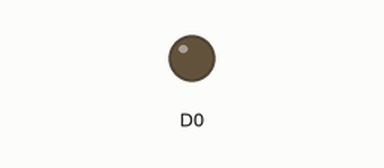
Simulated run of this sketch. Board: ESP8266 (NodeMCU). Parts: output pins drawn as LEDs (lit = HIGH).

Above: at 0.05 s.
At 0.2 s:
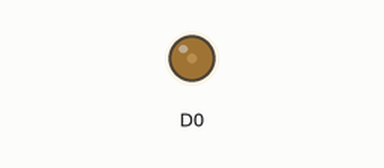
At 0.4 s:
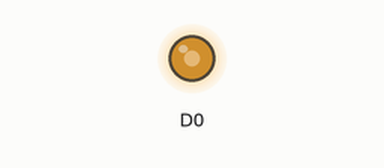
At 2.0 s:
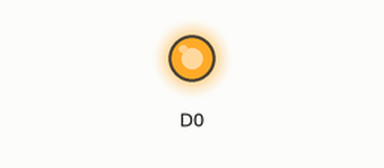
Timing chart, 0 to 4.6 s (numbered marks = the images above):
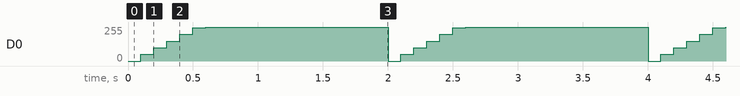

The sketch:

Analog_Output.ino
```cpp
void setup() {
  // put your setup code here, to run once:
  pinMode(D0, OUTPUT);
}

void loop() {
  // put your main code here, to run repeatedly:
  for (int i = 0; i < 1000; i+= 50){
    analogWrite(D0, i);
    delay(100);
  }
}
```

Measured:
- by itself, D0: repeats every 2.0 s: 100/255 0.10 s, 150/255 0.10 s, 200/255 0.10 s, 250/255 0.10 s, 255/255 1.4 s, 0/255 0.10 s, 50/255 0.10 s
